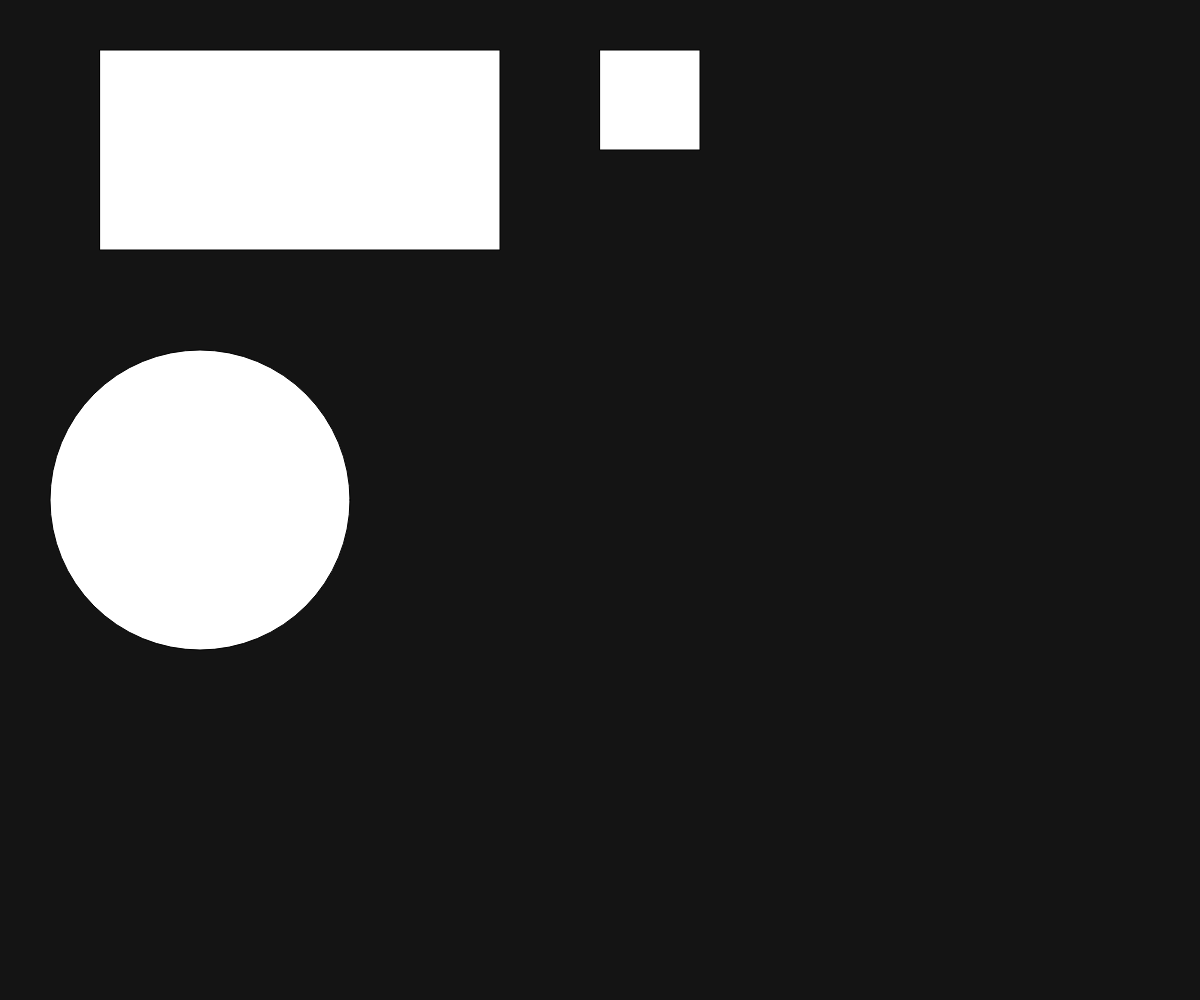
Frame 1 (no input)
Frame 60 (no input): identical to frame 1, image omitted
Frame 120 (the mouse pressed at the canvas centre since frame 60): identical to frame 1, image omitted

The p5.js sketch that drew this single still picture (run headless with seeded random() and noise() and a simulated clock; from frame 60 on, the mouse is pressed at the canvas centre):

// p5.js sketch
// ── sketch.js
// TODO: mouse hover effect
function overlapRect(x,y,w,h,c) {
  let betweenX = (mouseX > x) && (mouseX < x+w);
  let betweenY = (mouseY > y) && (mouseY < y+h);

push();

  if (betweenX && betweenY){
    fill(c);
 } 
 rect(x,y,w,h);
 pop();
  
}


function setup() {
  createCanvas(windowWidth, windowHeight);
 
}



function draw() {
  background(20);

  let rx = 100;
  let ry = 50;
  let rw = 400;
  let rh = 200;

  overlapRect(rx,ry,rw,rh, "deeppink");
  overlapRect(600,50,100,100,"dodgerblue");


  
  let cx = 200;
  let cy = 500;
  let cr = 150;

  let  distMouse = dist(mouseX, mouseY, cx, cy);

  if(distMouse<cr) {
     fill("deeppink");
  } else {
    fill(255);
  }
  ellipse(cx, cy, 2 * cr);
 
}
